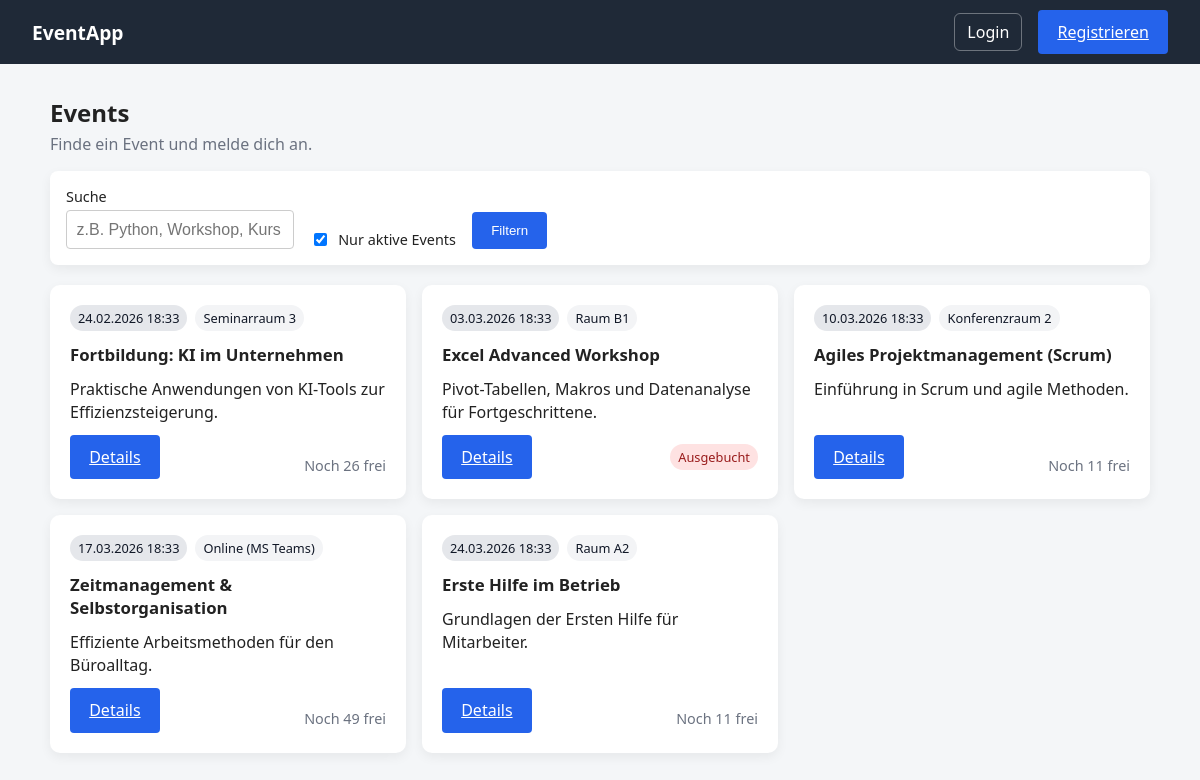
The page / on the database its author committed.
### app/models.py (models this page shows)
class Event(Base):
    __tablename__ = "events"
    id = Column(Integer, primary_key=True)
    title = Column(String, nullable=False)
    description = Column(String)
    starts_at = Column(DateTime)
    ends_at = Column(DateTime)
    location = Column(String)
    max_participants = Column(Integer, default=0)
    is_active = Column(Boolean, default=True)
    created_at = Column(DateTime, default=datetime.utcnow)
    bookings = relationship("Booking", back_populates="event")

### app/routers/web/pages.py (the view)
@router.get("/", response_class=HTMLResponse)
def home(
    request: Request,
    q: Optional[str] = None,
    active: int = 1,
    db: Session = Depends(get_db),
    user = Depends(get_current_user_optional),
):
    events, free_map = event_service.get_events_for_homepage(db=db, q=q, active=active)
    return templates.TemplateResponse(
    "home.html",
    {
        "request": request,
        "events": events,
        "free_map": free_map,
        "q": q or "",
        "active": active,
        "user": user
    }
)

### templates/home.html
{% extends "base.html" %} {% block title %}Events{% endblock %} {% block content
%}
<div class="container-wide">
  <section class="page-header">
    <div>
      <h1>Events</h1>
      <p class="muted">Finde ein Event und melde dich an.</p>
    </div>
  </section>
  <form
    class="filter-bar"
    method="get"
    role="search"
    aria-label="Events filtern"
  >
    <div class="filter-row">
      <div class="filter-item">
        <label for="q">Suche</label>
        <input
          id="q"
          name="q"
          type="text"
          value="{{ q }}"
          placeholder="z.B. Python, Workshop, Kurs"
        />
      </div>
      <div class="filter-item filter-check">
        <label class="check">
          <input type="checkbox" name="active" value="1" {% if active == 1 %}checked{% endif %}>
          Nur aktive Events
        </label>
      </div>
      <div class="filter-item">
        <button class="btn-primary btn-small" type="submit">Filtern</button>
        <a class="btn-link" href="/">Reset</a>
      </div>
    </div>
  </form>
  {% if events %}
  <div class="card-grid" role="list" aria-label="Eventliste">
    {% for e in events %}
    <article class="event-card" role="listitem">
      <div class="event-meta">
        {% if e.starts_at %}
        <div class="pill">{{ e.starts_at.strftime("%d.%m.%Y %H:%M") }}</div>
        {% else %}
        <div class="pill">Termin folgt</div>
        {% endif %} {% if e.location %}
        <div class="pill pill-light">{{ e.location }}</div>
        {% endif %}
      </div>
      <h2 class="event-title">{{ e.title }}</h2>
      {% if e.description %}
      <p class="event-desc">{{ e.description }}</p>
      {% else %}
      <p class="event-desc muted">Keine Beschreibung vorhanden.</p>
      {% endif %}
      <div class="event-actions">
        <a class="btn-primary btn-small" href="/events/{{ e.id }}">Details</a>
        {% set free = free_map.get(e.id) %} {% if free is none %}
        <span class="muted small">Unbegrenzt</span>
        {% else %} {% if free > 0 %}
        <span class="muted small">Noch {{ free }} frei</span>
        {% else %}
        <span class="pill pill-danger">Ausgebucht</span>
        {% endif %} {% endif %}
      </div>
    </article>
    {% endfor %}
  </div>
  {% else %}
  <div class="empty-state">
    <h2>Keine Events gefunden</h2>
    <p class="muted">Passe den Filter an oder setze ihn zurück.</p>
  </div>
  {% endif %}
</div>
{% endblock %}

### templates/base.html (shortened to what this page needs)
<!doctype html>
<html lang="de">
<head>
  <link rel="stylesheet" href="/static/styles.css">
</head>
<body>
<header class="navbar">
  <div class="nav-full">
    <a href="/" class="logo">EventApp</a>
    <nav class="nav-links">
      {% if user %}
        <span>Hallo {{ user.name }}</span>
        <form method="post" action="/auth/logout">
          <button class="btn-link">Logout</button>
        </form>
      {% else %}
        <a class="btn-link" href="/auth/login">Login</a>
        <a class="btn-primary btn-small" href="/auth/register">Registrieren</a>
      {% endif %}
    </nav>
  </div>
</header>
<main>
  {% block content %}{% endblock %}
</main>
</body>
</html>

### static/styles.css (style rules this page uses)
body { font-family: system-ui, sans-serif; margin: 0; background: #f4f6f8; color: #222; padding-top: 64px; }
.container-wide { max-width: 1100px; margin: 2rem auto; padding: 0 1.5rem; }
.navbar { position: fixed; top: 0; left: 0; right: 0; z-index: 1000; background: #1f2937; color: white; height: 64px; display: flex; align-items: center; }
.nav-full { width: 100%; padding: 0 2rem; display: flex; align-items: center; justify-content: space-between; }
.logo { font-weight: 700; font-size: 1.2rem; text-decoration: none; color: white; }
.nav-links { display: flex; align-items: center; gap: 1rem; }
.btn-link { background: transparent; border: 1px solid rgba(255, 255, 255, 0.35); color: white; padding: 0.45rem 0.75rem; border-radius: 6px; text-decoration: none; cursor: pointer; font: inherit; }
.btn-small { padding: 0.45rem 0.75rem; }
input { padding: 0.6rem; border-radius: 4px; border: 1px solid #ccc; font-size: 1rem; }
.btn-primary { background: #2563eb; color: white; border: none; padding: 0.7rem 1.2rem; border-radius: 4px; cursor: pointer; }
.small { font-size: 0.9rem; margin-top: 1rem; }
.muted { color: #6b7280; }
.page-header { margin-bottom: 1rem; }
.page-header h1 { margin: 0; }
.page-header p { margin: 0.25rem 0 0; }
.filter-bar { background: white; border-radius: 8px; padding: 1rem; margin-bottom: 1.25rem; box-shadow: 0 4px 12px rgba(0, 0, 0, 0.06); }
.filter-row { display: flex; gap: 1rem; flex-wrap: wrap; align-items: flex-end; }
.filter-item label { display: block; font-size: 0.9rem; margin-bottom: 0.25rem; }
.filter-check label { display: flex; gap: 0.5rem; align-items: center; margin: 0; }
.card-grid { display: grid; grid-template-columns: repeat(3, 1fr); gap: 1rem; }
.event-card { background: white; padding: 1.25rem; border-radius: 10px; box-shadow: 0 4px 12px rgba(0, 0, 0, 0.06); display: flex; flex-direction: column; gap: 0.75rem; }
.event-meta { display: flex; gap: 0.5rem; flex-wrap: wrap; }
.pill { font-size: 0.8rem; padding: 0.25rem 0.5rem; border-radius: 999px; background: #e5e7eb; color: #111827; }
.pill-light { background: #f3f4f6; }
.pill-danger { background: #fee2e2; color: #991b1b; }
.event-title { font-size: 1.05rem; margin: 0; }
.event-desc { margin: 0; line-height: 1.4; }
.event-actions { display: flex; justify-content: space-between; align-items: center; margin-top: auto; }

### rows shown on the page
Event: starts_at "24.02.2026 18:33", location "Seminarraum 3", title "Fortbildung: KI im Unternehmen", description "Praktische Anwendungen von KI-Tools zur Effizienzsteigerung.", free "26"
Event: starts_at "03.03.2026 18:33", location "Raum B1", title "Excel Advanced Workshop", description "Pivot-Tabellen, Makros und Datenanalyse für Fortgeschrittene.", shows "Ausgebucht"
Event: starts_at "10.03.2026 18:33", location "Konferenzraum 2", title "Agiles Projektmanagement (Scrum)", description "Einführung in Scrum und agile Methoden.", free "11"
Event: starts_at "17.03.2026 18:33", location "Online (MS Teams)", title "Zeitmanagement & Selbstorganisation", description "Effiziente Arbeitsmethoden für den Büroalltag.", free "49"
Event: starts_at "24.03.2026 18:33", location "Raum A2", title "Erste Hilfe im Betrieb", description "Grundlagen der Ersten Hilfe für Mitarbeiter.", free "11"
